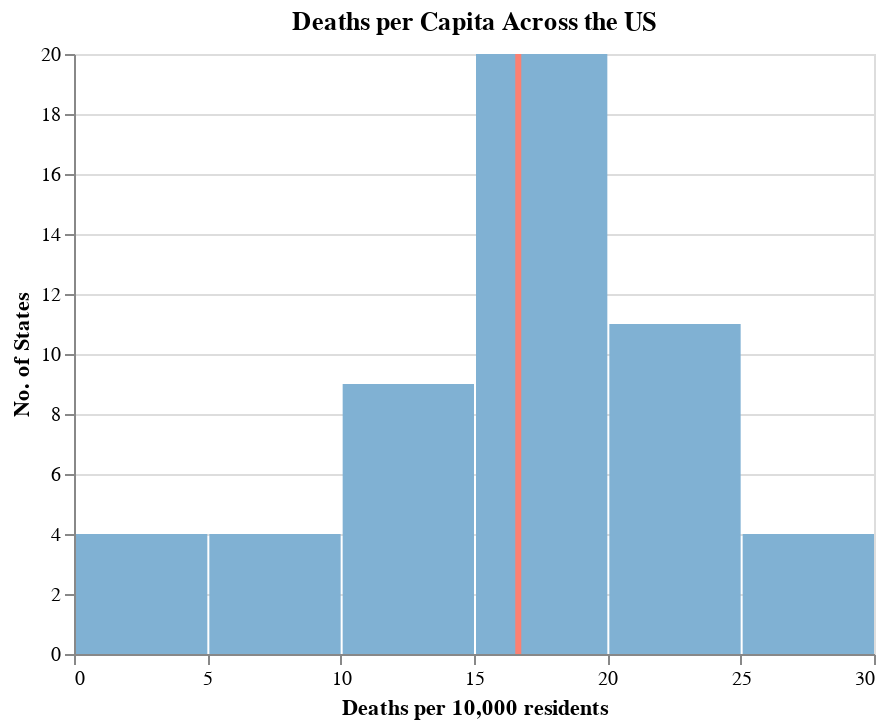

Notebook code cell kept with this figure:
### Markdown cell above
### Analysis  
  
Based on our data, we can actually go a little further and look at some things like the distribution of deaths and infections per capita.

### Code cell
deaths_hist = alt.Chart(
    state_infection,
    title = "Deaths per Capita Across the US").mark_bar(
    color = '#80b1d3').encode(
    x = alt.X("total_deaths_per_capita:Q", 
              bin = True,
              axis = alt.Axis(title = "Deaths per 10,000 residents")),
    y = alt.Y('count()',
              title = "No. of States")
)
deaths_hist_mean = alt.Chart(state_infection).mark_rule(color = '#fb8072').encode(
    x = alt.X('mean(total_deaths_per_capita):Q',
              title = ""),
    size = alt.value(3)
)
deaths_hist + deaths_hist_mean

### Figure 1 — Vega-Lite specification as saved in the notebook (floating-point values rounded to 4 significant figures)
{"config": {"view": {"continuousWidth": 400, "continuousHeight": 300}}, "layer": [{"mark": {"type": "bar", "color": "#80b1d3"}, "encoding": {"x": {"type": "quantitative", "axis": {"title": "Deaths per 10,000 residents"}, "bin": true, "field": "total_deaths_per_capita"}, "y": {"type": "quantitative", "aggregate": "count", "title": "No. of States"}}, "title": "Deaths per Capita Across the US"}, {"mark": {"type": "rule", "color": "#fb8072"}, "encoding": {"size": {"value": 3}, "x": {"type": "quantitative", "aggregate": "mean", "field": "total_deaths_per_capita", "title": ""}}}], "data": {"name": "data-1844851d8cb9de38f5d2280cff89f8e3"}, "$schema": "https://vega.github.io/schema/vega-lite/v4.8.1.json", "datasets": {"data-1844851d8cb9de38f5d2280cff89f8e3": [{"state_name": "Hawaii", "total_pop": 1422029, "total_deaths": 516.0, "total_cases": 36777, "total_deaths_per_capita": 3.629, "total_infections_per_capita": 258.6}, {"state_name": "Vermont", "total_pop": 624977, "total_deaths": 258.0, "total_cases": 24427, "total_deaths_per_capita": 4.128, "total_infections_per_capita": 390.8}, {"state_name": "Puerto Rico", "total_pop": 3386941, "total_deaths": 0.0, "total_cases": 168454, "total_deaths_per_capita": 0.0, "total_infections_per_capita": 497.4}, {"state_name": "Oregon", "total_pop": 4081943, "total_deaths": 2819.0, "total_cases": 210042, "total_deaths_per_capita": 6.906, "total_infections_per_capita": 514.6}, {"state_name": "Maine", "total_pop": 1332813, "total_deaths": 861.0, "total_cases": 69191, "total_deaths_per_capita": 6.46, "total_infections_per_capita": 519.1}, {"state_name": "Washington", "total_pop": 7294336, "total_deaths": 6040.0, "total_cases": 456643, "total_deaths_per_capita": 8.28, "total_infections_per_capita": 626.0}, {"state_name": "District of Columbia", "total_pop": 684498, "total_deaths": 1143.0, "total_cases": 49434, "total_deaths_per_capita": 16.7, "total_infections_per_capita": 722.2}, {"state_name": "New Hampshire", "total_pop": 1343622, "total_deaths": 1373.0, "total_cases": 99361, "total_deaths_per_capita": 10.22, "total_infections_per_capita": 739.5}, {"state_name": "Maryland", "total_pop": 6003435, "total_deaths": 9743.0, "total_cases": 463052, "total_deaths_per_capita": 16.23, "total_infections_per_capita": 771.3}, {"state_name": "Virginia", "total_pop": 8413774, "total_deaths": 11440.0, "total_cases": 681890, "total_deaths_per_capita": 13.6, "total_infections_per_capita": 810.4}, {"state_name": "West Virginia", "total_pop": 1829054, "total_deaths": 2904.0, "total_cases": 164399, "total_deaths_per_capita": 15.88, "total_infections_per_capita": 898.8}, {"state_name": "Pennsylvania", "total_pop": 12791181, "total_deaths": 27770.0, "total_cases": 1218097, "total_deaths_per_capita": 21.71, "total_infections_per_capita": 952.3}, {"state_name": "Ohio", "total_pop": 11641879, "total_deaths": 20360.0, "total_cases": 1113383, "total_deaths_per_capita": 17.49, "total_infections_per_capita": 956.4}, {"state_name": "Alaska", "total_pop": 733430, "total_deaths": 358.0, "total_cases": 70404, "total_deaths_per_capita": 4.881, "total_infections_per_capita": 959.9}, {"state_name": "Missouri", "total_pop": 6090062, "total_deaths": 9286.0, "total_cases": 590950, "total_deaths_per_capita": 15.25, "total_infections_per_capita": 970.4}, {"state_name": "Massachusetts", "total_pop": 6830193, "total_deaths": 18000.0, "total_cases": 663420, "total_deaths_per_capita": 26.35, "total_infections_per_capita": 971.3}, {"state_name": "Connecticut", "total_pop": 3581504, "total_deaths": 8278.0, "total_cases": 348617, "total_deaths_per_capita": 23.11, "total_infections_per_capita": 973.4}, {"state_name": "California", "total_pop": 39148760, "total_deaths": 63410.0, "total_cases": 3829878, "total_deaths_per_capita": 16.2, "total_infections_per_capita": 978.3}, {"state_name": "New Mexico", "total_pop": 2092434, "total_deaths": 4355.0, "total_cases": 206128, "total_deaths_per_capita": 20.81, "total_infections_per_capita": 985.1}, {"state_name": "North Carolina", "total_pop": 10155624, "total_deaths": 13490.0, "total_cases": 1017954, "total_deaths_per_capita": 13.28, "total_infections_per_capita": 1002.0}, {"state_name": "Michigan", "total_pop": 9957488, "total_deaths": 21000.0, "total_cases": 998790, "total_deaths_per_capita": 21.09, "total_infections_per_capita": 1003.0}, {"state_name": "Colorado", "total_pop": 5531141, "total_deaths": 6979.0, "total_cases": 564000, "total_deaths_per_capita": 12.62, "total_infections_per_capita": 1020.0}, {"state_name": "New York", "total_pop": 11174740, "total_deaths": 19690.0, "total_cases": 1158888, "total_deaths_per_capita": 17.62, "total_infections_per_capita": 1037.0}, {"state_name": "Louisiana", "total_pop": 4663616, "total_deaths": 10770.0, "total_cases": 486202, "total_deaths_per_capita": 23.1, "total_infections_per_capita": 1043.0}, {"state_name": "Kentucky", "total_pop": 4440204, "total_deaths": 7299.0, "total_cases": 467339, "total_deaths_per_capita": 16.44, "total_infections_per_capita": 1053.0}, {"state_name": "Texas", "total_pop": 27885195, "total_deaths": 52720.0, "total_cases": 3006725, "total_deaths_per_capita": 18.9, "total_infections_per_capita": 1078.0}, {"state_name": "Georgia", "total_pop": 10297484, "total_deaths": 20770.0, "total_cases": 1110880, "total_deaths_per_capita": 20.17, "total_infections_per_capita": 1079.0}, {"state_name": "Wyoming", "total_pop": 581836, "total_deaths": 751.0, "total_cases": 62865, "total_deaths_per_capita": 12.91, "total_infections_per_capita": 1080.0}, {"state_name": "Mississippi", "total_pop": 2988762, "total_deaths": 7437.0, "total_cases": 323641, "total_deaths_per_capita": 24.88, "total_infections_per_capita": 1083.0}, {"state_name": "Illinois", "total_pop": 12821497, "total_deaths": 25310.0, "total_cases": 1398935, "total_deaths_per_capita": 19.74, "total_infections_per_capita": 1091.0}, {"state_name": "Minnesota", "total_pop": 5527358, "total_deaths": 7617.0, "total_cases": 605680, "total_deaths_per_capita": 13.78, "total_infections_per_capita": 1096.0}, {"state_name": "Montana", "total_pop": 1041732, "total_deaths": 1672.0, "total_cases": 114298, "total_deaths_per_capita": 16.05, "total_infections_per_capita": 1097.0}, {"state_name": "Kansas", "total_pop": 2908776, "total_deaths": 5196.0, "total_cases": 321011, "total_deaths_per_capita": 17.86, "total_infections_per_capita": 1104.0}, {"state_name": "Florida", "total_pop": 20598139, "total_deaths": 36970.0, "total_cases": 2337557, "total_deaths_per_capita": 17.95, "total_infections_per_capita": 1135.0}, {"state_name": "Alabama", "total_pop": 4864680, "total_deaths": 11390.0, "total_cases": 552911, "total_deaths_per_capita": 23.41, "total_infections_per_capita": 1137.0}, {"state_name": "Indiana", "total_pop": 6637426, "total_deaths": 13910.0, "total_cases": 759985, "total_deaths_per_capita": 20.96, "total_infections_per_capita": 1145.0}, {"state_name": "New Jersey", "total_pop": 8881845, "total_deaths": 26490.0, "total_cases": 1024256, "total_deaths_per_capita": 29.83, "total_infections_per_capita": 1153.0}, {"state_name": "Nevada", "total_pop": 2922849, "total_deaths": 5707.0, "total_cases": 337259, "total_deaths_per_capita": 19.53, "total_infections_per_capita": 1154.0}, {"state_name": "Delaware", "total_pop": 949495, "total_deaths": 1695.0, "total_cases": 109704, "total_deaths_per_capita": 17.85, "total_infections_per_capita": 1155.0}, {"state_name": "Idaho", "total_pop": 1687809, "total_deaths": 2165.0, "total_cases": 195775, "total_deaths_per_capita": 12.83, "total_infections_per_capita": 1160.0}, {"state_name": "Oklahoma", "total_pop": 3918137, "total_deaths": 7406.0, "total_cases": 459205, "total_deaths_per_capita": 18.9, "total_infections_per_capita": 1172.0}, {"state_name": "Nebraska", "total_pop": 1904760, "total_deaths": 2523.0, "total_cases": 223594, "total_deaths_per_capita": 13.25, "total_infections_per_capita": 1174.0}, {"state_name": "Wisconsin", "total_pop": 5778394, "total_deaths": 8158.0, "total_cases": 678671, "total_deaths_per_capita": 14.12, "total_infections_per_capita": 1174.0}, {"state_name": "Arkansas", "total_pop": 2990671, "total_deaths": 5944.0, "total_cases": 351308, "total_deaths_per_capita": 19.88, "total_infections_per_capita": 1175.0}, {"state_name": "Iowa", "total_pop": 3132499, "total_deaths": 6149.0, "total_cases": 373406, "total_deaths_per_capita": 19.63, "total_infections_per_capita": 1192.0}, {"state_name": "South Carolina", "total_pop": 4955925, "total_deaths": 9844.0, "total_cases": 598511, "total_deaths_per_capita": 19.86, "total_infections_per_capita": 1208.0}, {"state_name": "Tennessee", "total_pop": 6651089, "total_deaths": 12410.0, "total_cases": 848535, "total_deaths_per_capita": 18.66, "total_infections_per_capita": 1276.0}, {"state_name": "Arizona", "total_pop": 6946685, "total_deaths": 18000.0, "total_cases": 898908, "total_deaths_per_capita": 25.92, "total_infections_per_capita": 1294.0}, {"state_name": "Rhode Island", "total_pop": 1056611, "total_deaths": 2725.0, "total_cases": 140785, "total_deaths_per_capita": 25.79, "total_infections_per_capita": 1332.0}, {"state_name": "Utah", "total_pop": 3045350, "total_deaths": 2366.0, "total_cases": 417183, "total_deaths_per_capita": 7.769, "total_infections_per_capita": 1370.0}, {"state_name": "South Dakota", "total_pop": 864289, "total_deaths": 2039.0, "total_cases": 124641, "total_deaths_per_capita": 23.59, "total_infections_per_capita": 1442.0}, {"state_name": "North Dakota", "total_pop": 752201, "total_deaths": 1530.0, "total_cases": 110808, "total_deaths_per_capita": 20.34, "total_infections_per_capita": 1473.0}]}}
